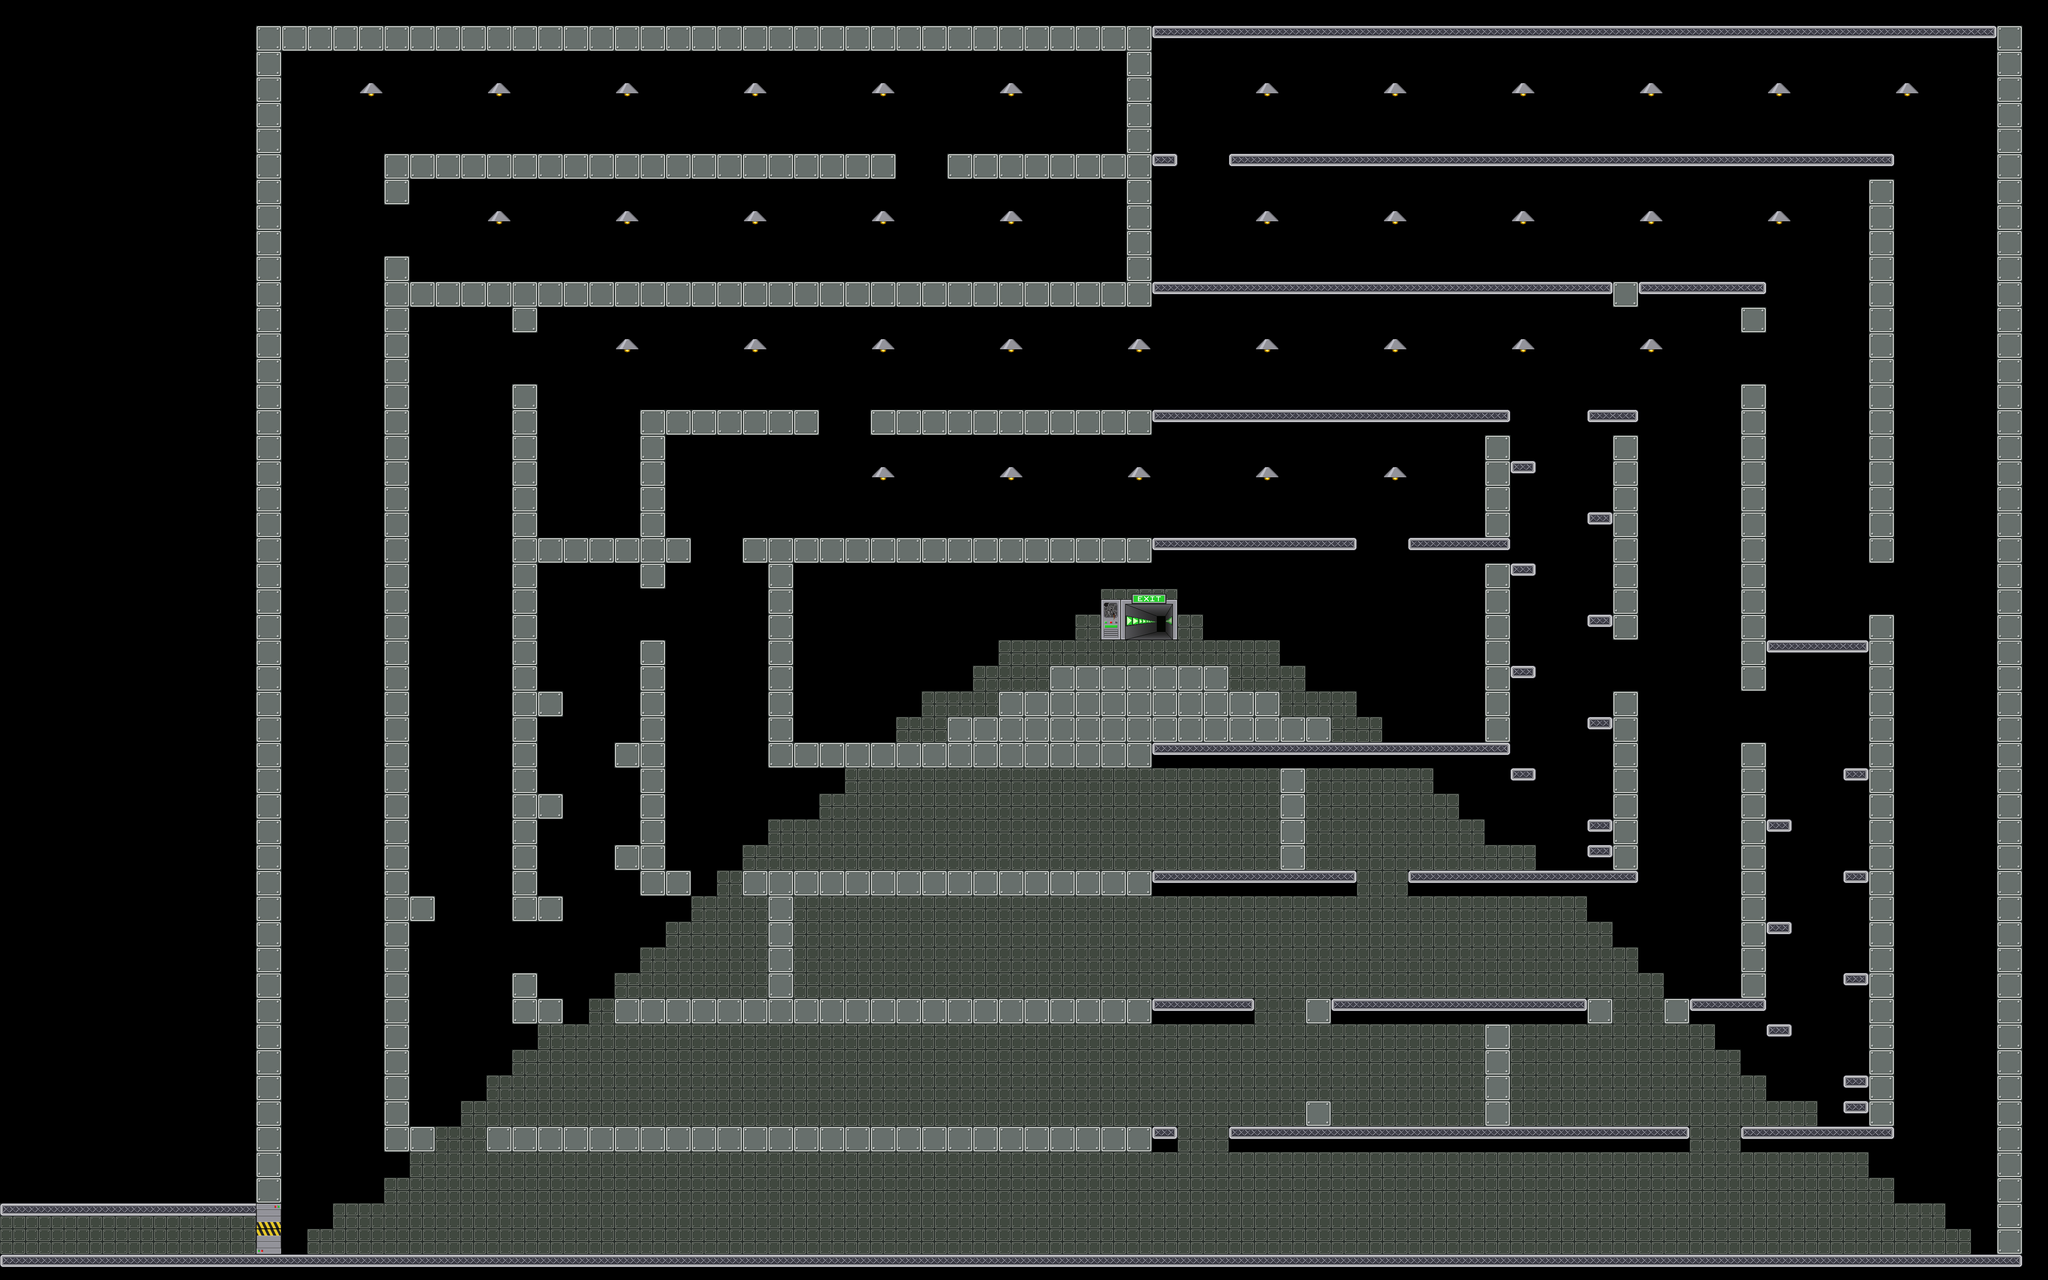

Rendered tile map (Tiled .tmx) drawn with the repository's tilesets; below, a short description and the map source with its tile grids summarised:
An orthogonal 80x50 tile map with 64x64 px tiles, 2 tile layers (foreground, front), 20 tilesets and 208 objects.

<map version="1.0" orientation="orthogonal" width="80" height="50" tilewidth="64" tileheight="64">
 <tileset firstgid="1" name="mur" tilewidth="64" tileheight="64">
  <image source="data/mur.png" trans="ffffff" width="64" height="64" />
 </tileset>
 <tileset firstgid="2" name="sol" tilewidth="64" tileheight="64">
  <image source="data/sol.png" trans="ffffff" width="64" height="64" />
 </tileset>
 <tileset firstgid="3" name="alone" tilewidth="64" tileheight="64">
  <image source="data/alone.png" width="64" height="64" />
 </tileset>
 <tileset firstgid="4" name="left" tilewidth="64" tileheight="64">
  <image source="data/left.png" width="64" height="64" />
 </tileset>
 <tileset firstgid="5" name="mid" tilewidth="64" tileheight="64">
  <image source="data/mid.png" width="64" height="64" />
 </tileset>
 <tileset firstgid="6" name="right" tilewidth="64" tileheight="64">
  <image source="data/right.png" width="64" height="64" />
 </tileset>
 <tileset firstgid="7" name="portebas" tilewidth="64" tileheight="64">
  <image source="data/portebas.png" width="64" height="64" />
 </tileset>
 <tileset firstgid="8" name="portehaut" tilewidth="64" tileheight="64">
  <image source="data/portehaut.png" width="64" height="64" />
 </tileset>
 <tileset firstgid="9" name="fin" tilewidth="192" tileheight="128">
  <image source="data/fin.png" width="192" height="128" />
 </tileset>
 <tileset firstgid="10" name="citerne" tilewidth="418" tileheight="632">
  <tileoffset x="0" y="632" />
  <image source="data/citerne.png" width="418" height="632" />
 </tileset>
 <tileset firstgid="11" name="container1" tilewidth="610" tileheight="276">
  <tileoffset x="0" y="195" />
  <image source="data/container1.png" width="610" height="276" />
 </tileset>
 <tileset firstgid="12" name="container2" tilewidth="480" tileheight="330">
  <tileoffset x="0" y="280" />
  <image source="data/container2.png" width="480" height="330" />
 </tileset>
 <tileset firstgid="13" name="cable1" tilewidth="77" tileheight="372">
  <tileoffset x="0" y="372" />
  <image source="data/cable1.png" width="77" height="372" />
 </tileset>
 <tileset firstgid="14" name="passerelle1" tilewidth="198" tileheight="342">
  <tileoffset x="0" y="342" />
  <image source="data/passerelle1.png" width="198" height="342" />
 </tileset>
 <tileset firstgid="15" name="passerelle2" tilewidth="122" tileheight="599">
  <tileoffset x="0" y="599" />
  <image source="data/passerelle2.png" width="122" height="599" />
 </tileset>
 <tileset firstgid="16" name="cable2" tilewidth="46" tileheight="243">
  <tileoffset x="0" y="243" />
  <image source="data/cable2.png" width="46" height="243" />
 </tileset>
 <tileset firstgid="17" name="mur2" tilewidth="64" tileheight="64">
  <image source="data/mur2.png" width="64" height="64" />
 </tileset>
 <tileset firstgid="18" name="lamp1" tilewidth="64" tileheight="64">
  <image source="data/lamp1.png" width="64" height="64" />
 </tileset>
 <tileset firstgid="19" name="lamp2" tilewidth="64" tileheight="64">
  <image source="data/lamp2.png" width="64" height="64" />
 </tileset>
 <tileset firstgid="20" name="cable" tilewidth="64" tileheight="64">
  <image source="data/cable.png" width="64" height="64" />
 </tileset>
 <layer name="foreground" width="80" height="50">
  <data>[4000 cells, 828 non-empty, 3 distinct tile ids]</data>
 </layer>
 <layer name="front" width="80" height="50">
  <data>[4000 cells, 833 non-empty, 9 distinct tile ids]</data>
 </layer>
 <objectgroup color="#00ff00" name="wall" width="80" height="50">
  <object x="4992" y="0" width="64" height="3136" />
  <object x="640" y="0" width="64" height="3136" />
  <object x="960" y="640" width="64" height="2176" />
  <object x="4672" y="448" width="64" height="960" />
  <object x="1280" y="960" width="64" height="1280" />
  <object x="4352" y="960" width="64" height="768" />
  <object x="1600" y="1088" width="64" height="384" />
  <object x="4032" y="1088" width="64" height="512" />
  <object x="1920" y="1408" width="64" height="448" />
  <object x="3712" y="1408" width="64" height="448" />
  <object x="3712" y="1088" width="64" height="256" />
  <object x="1280" y="768" width="64" height="64" />
  <object x="1280" y="2432" width="64" height="64" />
  <object x="960" y="448" width="64" height="64" />
  <object x="2816" y="128" width="64" height="256" />
  <object x="2816" y="448" width="64" height="256" />
  <object x="4352" y="768" width="64" height="64" />
  <object x="4672" y="1536" width="64" height="1280" />
  <object x="3712" y="2560" width="64" height="256" />
  <object x="1920" y="2240" width="64" height="256" />
  <object x="3200" y="1920" width="64" height="256" />
  <object x="4032" y="1728" width="64" height="448" />
  <object x="4352" y="1856" width="64" height="640" />
  <object x="1600" y="1600" width="64" height="576" />
  <object x="4608" y="2756" width="64" height="64" />
  <object x="3968" y="2116" width="64" height="64" />
 </objectgroup>
 <objectgroup color="#0000ff" name="platform" width="80" height="50">
  <object x="640" y="3136" width="4480" height="64" />
  <object x="704" y="64" width="4288" height="64" />
  <object x="960" y="384" width="1280" height="64" />
  <object x="960" y="2816" width="128" height="64" />
  <object x="1280" y="704" width="3136" height="64" />
  <object x="1280" y="2496" width="128" height="64" />
  <object x="1600" y="1024" width="448" height="64" />
  <object x="1600" y="2176" width="128" height="64" />
  <object x="1664" y="1344" width="64" height="64" />
  <object x="1920" y="1856" width="1856" height="64" />
  <object x="2624" y="1664" width="448" height="64" />
  <object x="3072" y="1728" width="128" height="64" />
  <object x="3200" y="1792" width="128" height="64" />
  <object x="2368" y="1792" width="128" height="64" />
  <object x="2496" y="1728" width="128" height="64" />
  <object x="3520" y="1344" width="256" height="64" />
  <object x="1344" y="1344" width="256" height="64" />
  <object x="1024" y="704" width="256" height="64" />
  <object x="3072" y="384" width="1664" height="64" />
  <object x="2368" y="384" width="576" height="64" />
  <object x="4416" y="1600" width="256" height="64" />
  <object x="1216" y="2816" width="1728" height="64" />
  <object x="3072" y="2816" width="1152" height="64" />
  <object x="4352" y="2816" width="384" height="64" />
  <object x="1536" y="2496" width="1600" height="64" />
  <object x="3328" y="2496" width="704" height="64" />
  <object x="4160" y="2496" width="256" height="64" />
  <object x="1856" y="2176" width="1536" height="64" />
  </objectgroup>
 <objectgroup color="#ffffff" name="movable" width="80" height="50" />
 <objectgroup color="#ff6666" name="destroyable" width="80" height="50" />
 <objectgroup color="#ff0000" name="themagnet" width="80" height="50">
  <!-- 1 objects omitted --></objectgroup>
 <objectgroup color="#800000" name="generator" width="80" height="50" />
 <objectgroup color="#66ccff" name="switch" width="80" height="50" />
 <objectgroup color="#e6e6e6" name="metal" width="80" height="50">
  <!-- 57 objects omitted --></objectgroup>
 <objectgroup color="#333333" name="gate" width="80" height="50">
  <!-- 12 objects omitted --></objectgroup>
 <objectgroup color="#004080" name="acid" width="80" height="50">
  <!-- 8 objects omitted --></objectgroup>
 <objectgroup color="#ffff00" name="arc" width="80" height="50">
  <!-- 8 objects omitted --></objectgroup>
 <objectgroup color="#ffff00" name="levelend" width="80" height="50">
  <!-- 1 objects omitted --></objectgroup>
 <objectgroup color="#800080" name="gateswitch" width="80" height="50">
  <!-- 3 objects omitted --></objectgroup>
 <objectgroup name="lamps" width="80" height="50">
  <!-- 36 objects omitted --></objectgroup>
 <objectgroup name="arcswitch" width="80" height="50">
  <!-- 2 objects omitted --></objectgroup>
</map>
<!-- 154 of 208 objects omitted -->
